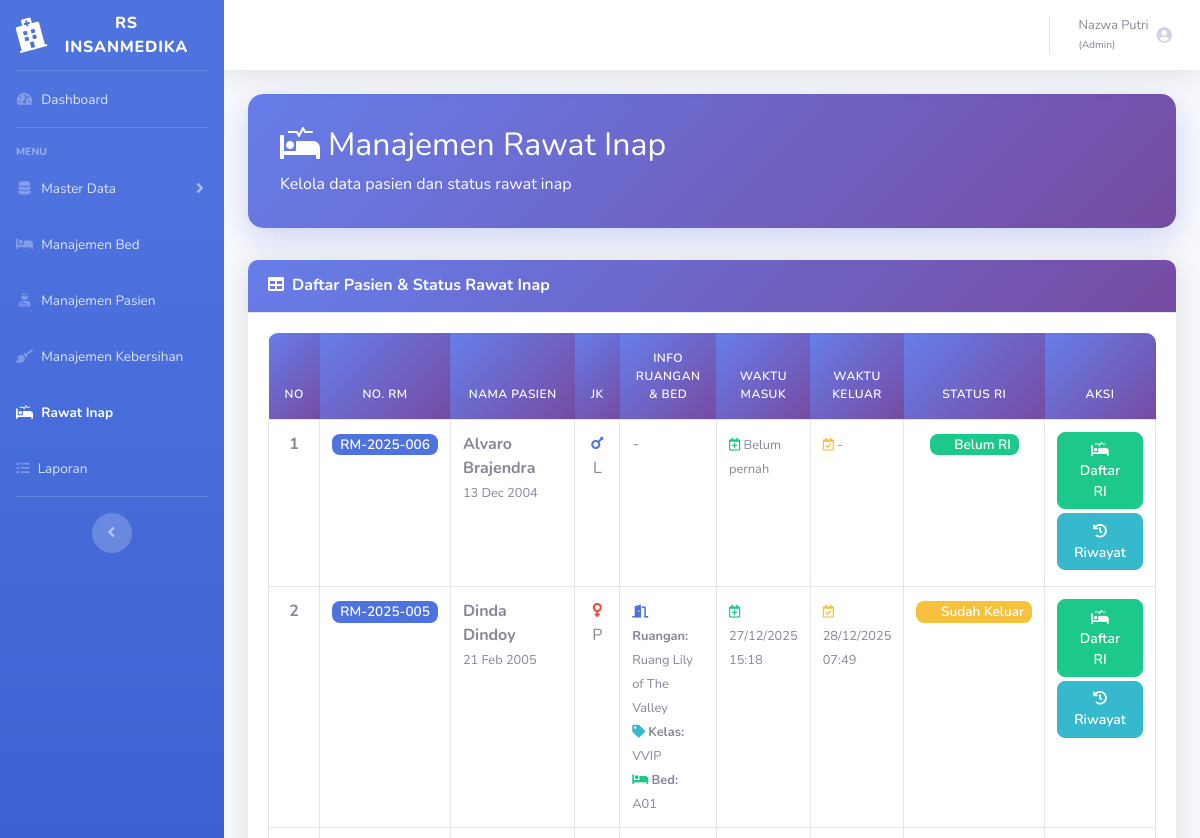
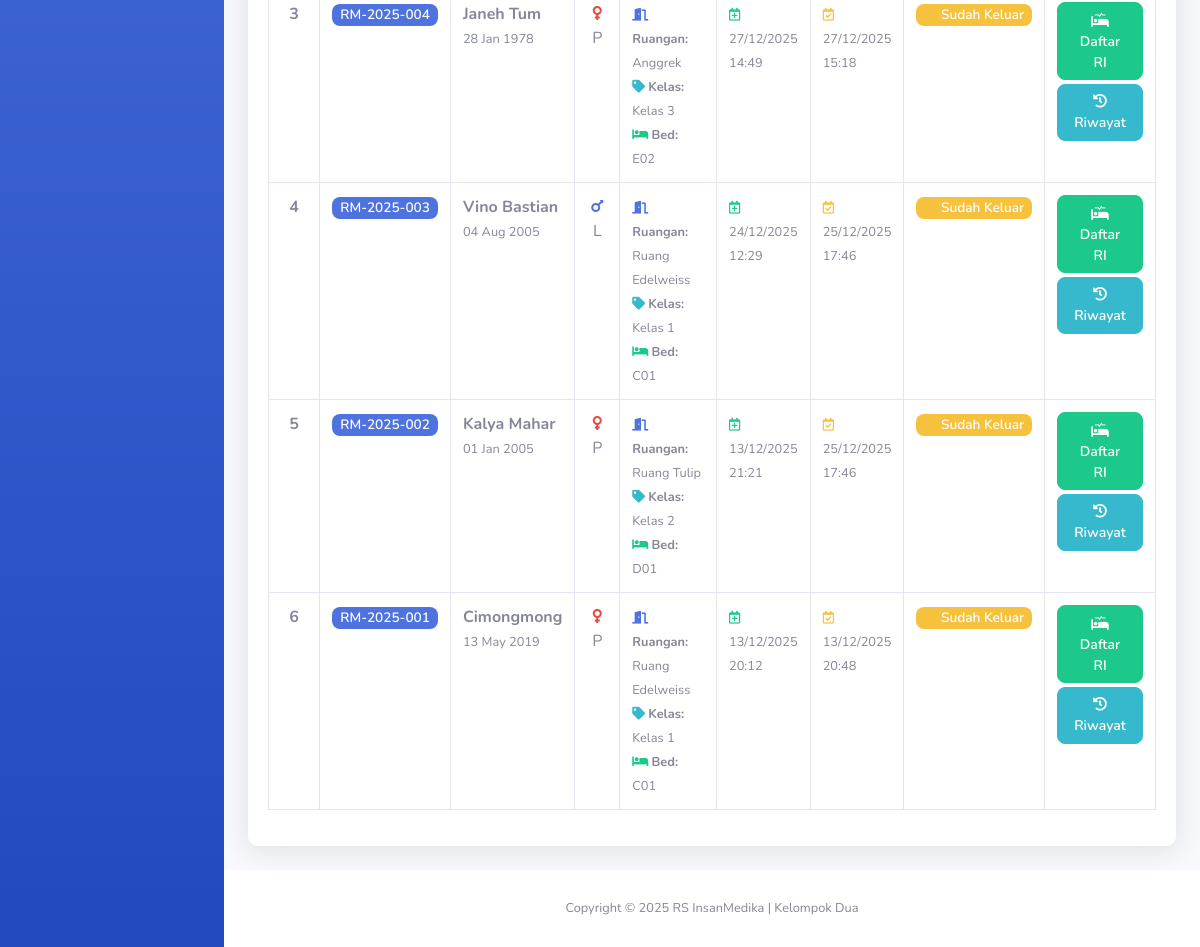
/rumahsakit/rawatinap/select.php (signed in), run on the app's committed database (2 pictures, top to bottom).
### tables this page shows
CREATE TABLE `t_pasien` (
  `f_idpasien` int(11) NOT NULL,
  `f_norekmed` varchar(150) NOT NULL,
  `f_nama` varchar(150) NOT NULL,
  `f_tgllahir` date NOT NULL,
  `f_jnskelamin` enum('Laki-laki','Perempuan') NOT NULL,
  `f_notlp` varchar(11) NOT NULL,
  `f_alamat` varchar(150) NOT NULL,
  `f_created` datetime NOT NULL,
  `f_updated` datetime NOT NULL
);

### rumahsakit/dbcontroller.php (called while the page is built, shortened)
<?php
class dbcontroller
{
    private $host = '127.0.0.1';
    private $user = 'root';
    private $password = '';
    private $database = 'rumahsakit';
    private $koneksi;
    public function __construct()
    {
        $this->koneksi = $this->koneksiDB();
    }
    private function koneksiDB()
    {
        return mysqli_connect($this->host, $this->user, $this->password, $this->database);
    }
    public function getALL($sql)
    {
        $result = mysqli_query($this->koneksi, $sql);
        $data = [];
        if ($result) {
            while ($row = mysqli_fetch_assoc($result)) {
                $data[] = $row;
            }
        }
        return $data;
    }
    public function rowCOUNT($sql)
    {
        $result = mysqli_query($this->koneksi, $sql);
        return $result ? mysqli_num_rows($result) : 0;
    }
}

### rumahsakit/rawatinap/select.php (the view, shortened to what this page needs)
<?php
require_once "../dbcontroller.php";
$db = new dbcontroller();
$jumlahdata = $db->rowCOUNT("SELECT f_idpasien FROM t_pasien");
$banyak = 10;
$halaman = ceil($jumlahdata / $banyak);
$p = isset($_GET['p']) ? (int)$_GET['p'] : 1;
$p = max(1, min($p, $halaman > 0 ? $halaman : 1));
$mulai = ($p - 1) * $banyak;
$row = $db->getALL($sql);
$no = 1 + $mulai;
?>
<!DOCTYPE html>
<html lang="en">
<head>
    <link href="../vendor/fontawesome-free/css/all.min.css" rel="stylesheet">
    <link href="../css/sb-admin-2.min.css" rel="stylesheet">
</head>
<body id="page-top">
<div id="wrapper">
    <?php include '../sidebar.php'; ?>
    <div id="content-wrapper" class="d-flex flex-column">
        <div id="content">
            <?php include '../topbar.php'; ?>
            <div class="container-fluid">
                <div class="page-header">
                    <div class="d-flex align-items-center justify-content-between">
                        <div>
                            <h1 class="h2 mb-2">
                                <i class="fas fa-procedures mr-2"></i>Manajemen Rawat Inap
                            </h1>
                            <p class="mb-0 opacity-75">Kelola data pasien dan status rawat inap</p>
                        </div>
                    </div>
                </div>
                <div class="card shadow mb-4">
                    <div class="card-header py-3">
                        <h6 class="m-0 font-weight-bold text-white">
                            <i class="fas fa-table mr-2"></i>Daftar Pasien & Status Rawat Inap
                        </h6>
                    </div>
                    <div class="card-body">
                        <div class="table-responsive">
                            <table class="table table-bordered table-hover" width="100%" cellspacing="0">
                                <thead>
                                    <tr class="text-center">
                                        <th width="3%">No</th>
                                        <th width="8%">No. RM</th>
                                        <th width="15%">Nama Pasien</th>
                                        <th width="5%">JK</th>
                                        <th width="18%">Info Ruangan & Bed</th>
                                        <th width="12%">Waktu Masuk</th>
                                        <th width="12%">Waktu Keluar</th>
                                        <th width="10%">Status RI</th>
                                        <th width="20%">Aksi</th>
                                    </tr>
                                </thead>
                                <tbody>
                                    <?php if (!empty($row)): ?>
                                        <?php foreach ($row as $r) {
                                            $status = $r['status_ri'];
                                            $status_indicator = '';
                                            if ($status == 'Sedang RI') {
                                                $nama_ruangan = htmlspecialchars($r['nama_ruangan_aktif']);
                                                $nomor_bed = htmlspecialchars($r['f_nomorbed']);
                                                $kelas = htmlspecialchars($r['kelas_aktif']);
                                                $waktu_masuk_str = date('d/m/Y H:i', strtotime($r['f_waktumasuk']));
                                                $waktu_keluar_str = 'Masih Dirawat';
                                                $riwayat_id = $r['f_idrawatinap'];
                                                $status_indicator = 'status-sedang-ri';
                                            } elseif ($status == 'Sudah Keluar') {
                                                $nama_ruangan = htmlspecialchars($r['nama_ruangan_terakhir'] ?? '-');
                                                $nomor_bed = htmlspecialchars($r['nomor_bed_terakhir'] ?? '-');
                                                $kelas = htmlspecialchars($r['kelas_terakhir'] ?? '-');
                                                $waktu_masuk_str = $r['waktu_masuk_terakhir'] ? date('d/m/Y H:i', strtotime($r['waktu_masuk_terakhir'])) : '-';
                                                $waktu_keluar_str = $r['waktu_keluar_terakhir'] ? date('d/m/Y H:i', strtotime($r['waktu_keluar_terakhir'])) : '-';
                                                $riwayat_id = null;
                                                $status_indicator = 'status-sudah-keluar';
                                            } else {
                                                $nama_ruangan = '-';
                                                $nomor_bed = '-';
                                                $kelas = '-';
                                                $waktu_masuk_str = '<span class="text-muted">Belum pernah</span>';
                                                $waktu_keluar_str = '<span class="text-muted">-</span>';
                                                $riwayat_id = null;
                                                $status_indicator = 'status-belum-ri';
                                            }
                                        ?>
                                            <tr>
                                                <td class="text-center font-weight-bold"><?= $no++ ?></td>
                                                <td>
                                                    <span class="badge badge-primary badge-kapasitas">
                                                        <?= htmlspecialchars($r['f_norekmed']) ?>
                                                    </span>
                                                </td>
                                                <td>
                                                    <strong><?= htmlspecialchars($r['f_nama']) ?></strong>
                                                    <br>
                                                    <small class="text-muted">
                                                        <?= date('d M Y', strtotime($r['f_tgllahir'])) ?>
                                                    </small>
                                                </td>
                                                <td class="text-center">
                                                        <?php if ($r['f_jnskelamin'] == 'Laki-laki'): ?>
                                                            <i class="fas fa-mars text-primary"></i> L
                                                        <?php else: ?>
                                                            <i class="fas fa-venus text-danger"></i> P
                                                        <?php endif; ?>
                                                </td>
                                                <td>
                                                    <?php if ($nama_ruangan != '-'): ?>
                                                        <div>
                                                            <small>
                                                                <i class="fas fa-door-open text-primary"></i> <strong>Ruangan:</strong> <?= $nama_ruangan ?><br>
                                                                <i class="fas fa-tag text-info"></i> <strong>Kelas:</strong> <?= $kelas ?><br>
                                                                <i class="fas fa-bed text-success"></i> <strong>Bed:</strong> <?= $nomor_bed ?>
                                                            </small>
                                                        </div>
                                                    <?php else: ?>
                                                        <span class="text-muted">-</span>
                                                    <?php endif; ?>
                                                </td>
                                                <td>
                                                    <small>
                                                        <i class="far fa-calendar-plus text-success"></i>
                                                        <?= $waktu_masuk_str ?>
                                                    </small>
                                                </td>
                                                <td>
                                                    <small>
                                                        <i class="far fa-calendar-check text-warning"></i>
                                                        <?= $waktu_keluar_str ?>
                                                    </small>
                                                </td>
                                                <td class="text-center">
                                                    <span class="badge <?= $r['badge_ri'] ?> badge-kapasitas">
                                                        <span class="status-indicator <?= $status_indicator ?>"></span>
                                                        <?= $r['status_ri'] ?>
                                                    </span>
                                                </td>
                                                <td class="text-center">
                                                    <?php if ($r['status_ri'] == 'Sedang RI'): ?>
                                                        <a href="pelepasan.php?id=<?= $riwayat_id ?>"
                                                            class="btn btn-warning btn-sm mb-1"
                                                            title="Pelepasan Pasien">
                                                            <i class="fas fa-sign-out-alt"></i> Pelepasan
                                                        </a>
                                                    <?php elseif ($r['status_ri'] == 'Belum RI' || $r['status_ri'] == 'Sudah Keluar'): ?>
                                                        <a href="insert.php?id=<?= $r['f_idpasien'] ?>"
                                                            class="btn btn-success btn-sm mb-1"
                                                            title="Daftarkan Rawat Inap">
                                                            <i class="fas fa-procedures"></i> Daftar RI
                                                        </a>
                                                    <?php endif; ?>
                                                    <a href="riwayat.php?pasien_id=<?= $r['f_idpasien'] ?>"
                                                        class="btn btn-info btn-sm mb-1"
                                                        title="Lihat Riwayat">
                                                        <i class="fas fa-history"></i> Riwayat
                                                    </a>
                                                </td>
                                            </tr>
                                        <?php } ?>
                                    <?php endif; ?>
                                </tbody>
                            </table>
                        </div>
                    </div>
                </div>
            </div>
        </div>
        <footer class="sticky-footer bg-white">
            <div class="container my-auto">
                <div class="copyright text-center my-auto">
                    <span>Copyright &copy; 2025 RS InsanMedika | Kelompok Dua</span>
                </div>
            </div>
        </footer>
    </div>
</div>
</body>
</html>

### rumahsakit/rawatinap/select.php (style rules this page uses)
.card { border: none; border-radius: 10px; box-shadow: 0 0.15rem 1.75rem 0 rgba(58, 59, 69, 0.15); }
.card-header { background: linear-gradient(135deg, #667eea 0%, #764ba2 100%); border-radius: 10px 10px 0 0 !important; padding: 1.25rem; }
.table thead th { background: linear-gradient(135deg, #667eea 0%, #764ba2 100%); color: white; font-weight: 600; text-transform: uppercase; font-size: 0.75rem; letter-spacing: 0.5px; border: none; padding: 1rem; }
.table tbody tr { transition: all 0.2s ease; }
.page-header { background: linear-gradient(135deg, #667eea 0%, #764ba2 100%); color: white; padding: 2rem; border-radius: 15px; margin-bottom: 2rem; box-shadow: 0 10px 30px rgba(102, 126, 234, 0.3); }
.badge { padding: 0.5rem 0.75rem; border-radius: 8px; font-weight: 600; font-size: 0.75rem; }
.badge-kapasitas { font-size: 0.85rem; padding: 4px 8px; }
.status-indicator { display: inline-block; width: 8px; height: 8px; border-radius: 50%; margin-right: 5px; }
.status-sudah-keluar { background-color: #f6c23e; }
.status-belum-ri { background-color: #1cc88a; }
.btn-sm { border-radius: 8px; padding: 0.4rem 1rem; font-weight: 600; transition: all 0.3s ease; }
.table-responsive { border-radius: 10px; overflow: hidden; }

### data on the page
t_pasien: f_norekmed "RM-2025-006", f_nama "Alvaro Brajendra", f_tgllahir "13 Dec 2004", f_jnskelamin "Laki-laki" (drawn), shows "Belum pernah", status_ri "Belum RI"
t_pasien: f_norekmed "RM-2025-005", f_nama "Dinda Dindoy", f_tgllahir "21 Feb 2005", f_jnskelamin "Perempuan" (drawn), nama_ruangan "Ruang Lily of The Valley", kelas "VVIP", nomor_bed "A01", waktu_masuk_str "27/12/2025 15:18", waktu_keluar_str "28/12/2025 07:49", status_ri "Sudah Keluar"
t_pasien: f_norekmed "RM-2025-004", f_nama "Janeh Tum", f_tgllahir "28 Jan 1978", f_jnskelamin "Perempuan" (drawn), nama_ruangan "Anggrek", kelas "Kelas 3", nomor_bed "E02", waktu_masuk_str "27/12/2025 14:49", waktu_keluar_str "27/12/2025 15:18", status_ri "Sudah Keluar"
t_pasien: f_norekmed "RM-2025-003", f_nama "Vino Bastian", f_tgllahir "04 Aug 2005", f_jnskelamin "Laki-laki" (drawn), nama_ruangan "Ruang Edelweiss", kelas "Kelas 1", nomor_bed "C01", waktu_masuk_str "24/12/2025 12:29", waktu_keluar_str "25/12/2025 17:46", status_ri "Sudah Keluar"
t_pasien: f_norekmed "RM-2025-002", f_nama "Kalya Mahar", f_tgllahir "01 Jan 2005", f_jnskelamin "Perempuan" (drawn), nama_ruangan "Ruang Tulip", kelas "Kelas 2", nomor_bed "D01", waktu_masuk_str "13/12/2025 21:21", waktu_keluar_str "25/12/2025 17:46", status_ri "Sudah Keluar"
t_pasien: f_norekmed "RM-2025-001", f_nama "Cimongmong", f_tgllahir "13 May 2019", f_jnskelamin "Perempuan" (drawn), nama_ruangan "Ruang Edelweiss", kelas "Kelas 1", nomor_bed "C01", waktu_masuk_str "13/12/2025 20:12", waktu_keluar_str "13/12/2025 20:48", status_ri "Sudah Keluar"

### other printed values
$nama_petugas "Nazwa Putri"
$role_petugas "Admin"
